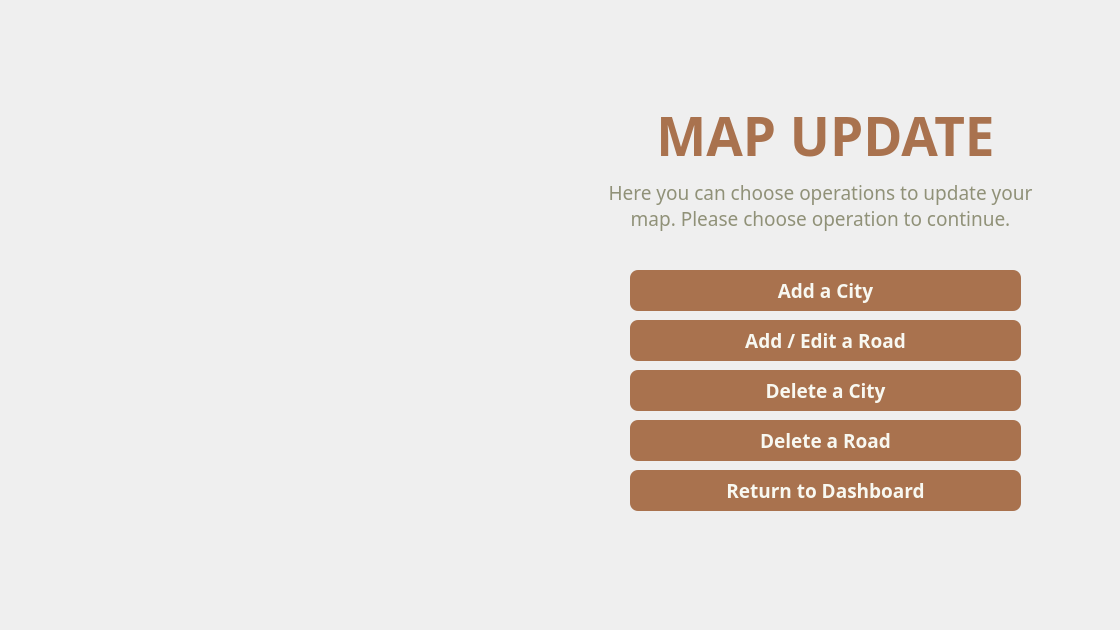
<?xml version="1.0" encoding="UTF-8"?>
<ui version="4.0">
 <class>Update_menu</class>
 <widget class="QWidget" name="Update_menu">
  <property name="geometry">
   <rect>
    <x>0</x>
    <y>0</y>
    <width>1120</width>
    <height>630</height>
   </rect>
  </property>
  <property name="minimumSize">
   <size>
    <width>1120</width>
    <height>630</height>
   </size>
  </property>
  <property name="maximumSize">
   <size>
    <width>1120</width>
    <height>630</height>
   </size>
  </property>
  <property name="windowTitle">
   <string>Mini Wasalni | Update Map</string>
  </property>
  <widget class="QPushButton" name="addcity_button">
   <property name="geometry">
    <rect>
     <x>630</x>
     <y>270</y>
     <width>391</width>
     <height>41</height>
    </rect>
   </property>
   <property name="maximumSize">
    <size>
     <width>500</width>
     <height>100</height>
    </size>
   </property>
   <property name="font">
    <font>
     <family>Dosis</family>
     <pointsize>14</pointsize>
     <bold>true</bold>
    </font>
   </property>
   <property name="styleSheet">
    <string notr="true">QPushButton {
		color: #F8F8F1;
		background-color: #A9724E;
		border: none;
		border-radius: 8px;
}

QPushButton:hover {
		color: #F8F8F1;
		background-color: #BFA17E;
		border: none;
		border-radius:8px;
}

QPushButton:pressed {
		color: #F8F8F1;
		background-color: #BFA17E;
		border: none;
        border-radius: 8px;
}</string>
   </property>
   <property name="text">
    <string>Add a City</string>
   </property>
  </widget>
  <widget class="QPushButton" name="deleteroad_button">
   <property name="geometry">
    <rect>
     <x>630</x>
     <y>420</y>
     <width>391</width>
     <height>41</height>
    </rect>
   </property>
   <property name="maximumSize">
    <size>
     <width>500</width>
     <height>100</height>
    </size>
   </property>
   <property name="font">
    <font>
     <family>Dosis</family>
     <pointsize>14</pointsize>
     <bold>true</bold>
    </font>
   </property>
   <property name="styleSheet">
    <string notr="true">QPushButton {
		color: #F8F8F1;
		background-color: #A9724E;
		border: none;
		border-radius: 8px;
}

QPushButton:hover {
		color: #F8F8F1;
		background-color: #BFA17E;
		border: none;
		border-radius:8px;
}

QPushButton:pressed {
		color: #F8F8F1;
		background-color: #BFA17E;
		border: none;
        border-radius: 8px;
}</string>
   </property>
   <property name="text">
    <string>Delete a Road</string>
   </property>
  </widget>
  <widget class="QLabel" name="dashboard_header">
   <property name="geometry">
    <rect>
     <x>620</x>
     <y>70</y>
     <width>411</width>
     <height>131</height>
    </rect>
   </property>
   <property name="font">
    <font>
     <family>Dosis</family>
     <pointsize>40</pointsize>
     <bold>true</bold>
    </font>
   </property>
   <property name="styleSheet">
    <string notr="true">QLabel {
		color: #A9724E;
}</string>
   </property>
   <property name="text">
    <string>MAP UPDATE</string>
   </property>
   <property name="alignment">
    <set>Qt::AlignCenter</set>
   </property>
  </widget>
  <widget class="QPushButton" name="add_edit_road_button">
   <property name="geometry">
    <rect>
     <x>630</x>
     <y>320</y>
     <width>391</width>
     <height>41</height>
    </rect>
   </property>
   <property name="maximumSize">
    <size>
     <width>500</width>
     <height>100</height>
    </size>
   </property>
   <property name="font">
    <font>
     <family>Dosis</family>
     <pointsize>14</pointsize>
     <bold>true</bold>
    </font>
   </property>
   <property name="styleSheet">
    <string notr="true">QPushButton {
		color: #F8F8F1;
		background-color: #A9724E;
		border: none;
		border-radius: 8px;
}

QPushButton:hover {
		color: #F8F8F1;
		background-color: #BFA17E;
		border: none;
		border-radius:8px;
}

QPushButton:pressed {
		color: #F8F8F1;
		background-color: #BFA17E;
		border: none;
        border-radius: 8px;
}</string>
   </property>
   <property name="text">
    <string>Add / Edit a Road</string>
   </property>
  </widget>
  <widget class="QPushButton" name="deletecity_button">
   <property name="geometry">
    <rect>
     <x>630</x>
     <y>370</y>
     <width>391</width>
     <height>41</height>
    </rect>
   </property>
   <property name="maximumSize">
    <size>
     <width>500</width>
     <height>100</height>
    </size>
   </property>
   <property name="font">
    <font>
     <family>Dosis</family>
     <pointsize>14</pointsize>
     <bold>true</bold>
    </font>
   </property>
   <property name="styleSheet">
    <string notr="true">QPushButton {
		color: #F8F8F1;
		background-color: #A9724E;
		border: none;
		border-radius: 8px;
}

QPushButton:hover {
		color: #F8F8F1;
		background-color: #BFA17E;
		border: none;
		border-radius:8px;
}

QPushButton:pressed {
		color: #F8F8F1;
		background-color: #BFA17E;
		border: none;
        border-radius: 8px;
}</string>
   </property>
   <property name="text">
    <string>Delete a City</string>
   </property>
  </widget>
  <widget class="QLabel" name="dashboard_label">
   <property name="geometry">
    <rect>
     <x>590</x>
     <y>130</y>
     <width>461</width>
     <height>151</height>
    </rect>
   </property>
   <property name="font">
    <font>
     <family>Dosis</family>
     <pointsize>14</pointsize>
    </font>
   </property>
   <property name="styleSheet">
    <string notr="true">QLabel {
		color: #909178;
}</string>
   </property>
   <property name="text">
    <string>Here you can choose operations to update your map. Please choose operation to continue.</string>
   </property>
   <property name="textFormat">
    <enum>Qt::RichText</enum>
   </property>
   <property name="alignment">
    <set>Qt::AlignCenter</set>
   </property>
   <property name="wordWrap">
    <bool>true</bool>
   </property>
  </widget>
  <widget class="QPushButton" name="returntohomepage_button">
   <property name="geometry">
    <rect>
     <x>630</x>
     <y>470</y>
     <width>391</width>
     <height>41</height>
    </rect>
   </property>
   <property name="maximumSize">
    <size>
     <width>500</width>
     <height>100</height>
    </size>
   </property>
   <property name="font">
    <font>
     <family>Dosis</family>
     <pointsize>14</pointsize>
     <bold>true</bold>
    </font>
   </property>
   <property name="styleSheet">
    <string notr="true">QPushButton {
		color: #F8F8F1;
		background-color: #A9724E;
		border: none;
		border-radius: 8px;
}

QPushButton:hover {
		color: #F8F8F1;
		background-color: #BFA17E;
		border: none;
		border-radius:8px;
}

QPushButton:pressed {
		color: #F8F8F1;
		background-color: #BFA17E;
		border: none;
        border-radius: 8px;
}</string>
   </property>
   <property name="text">
    <string>Return to Dashboard</string>
   </property>
  </widget>
 </widget>
 <resources/>
 <connections/>
</ui>
